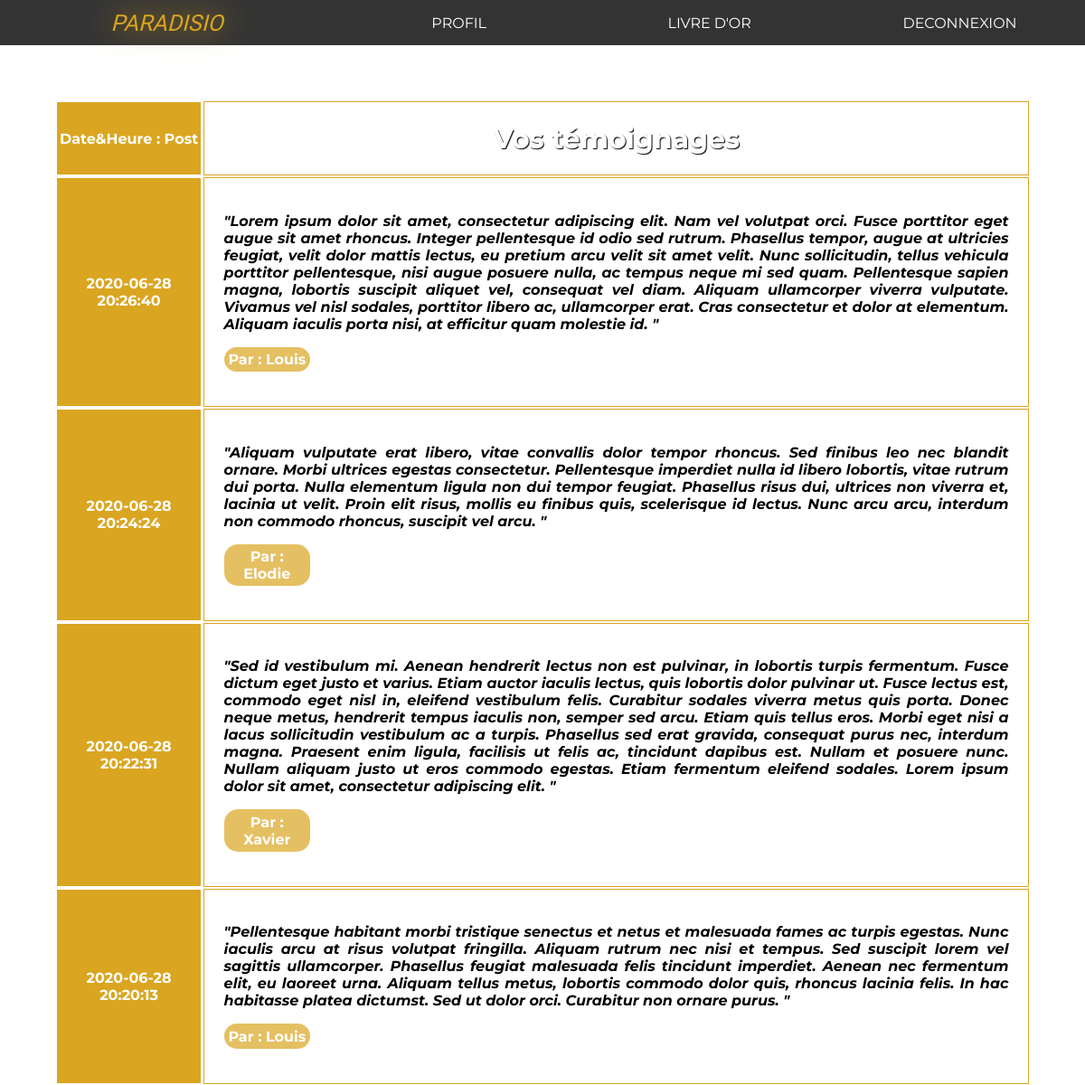
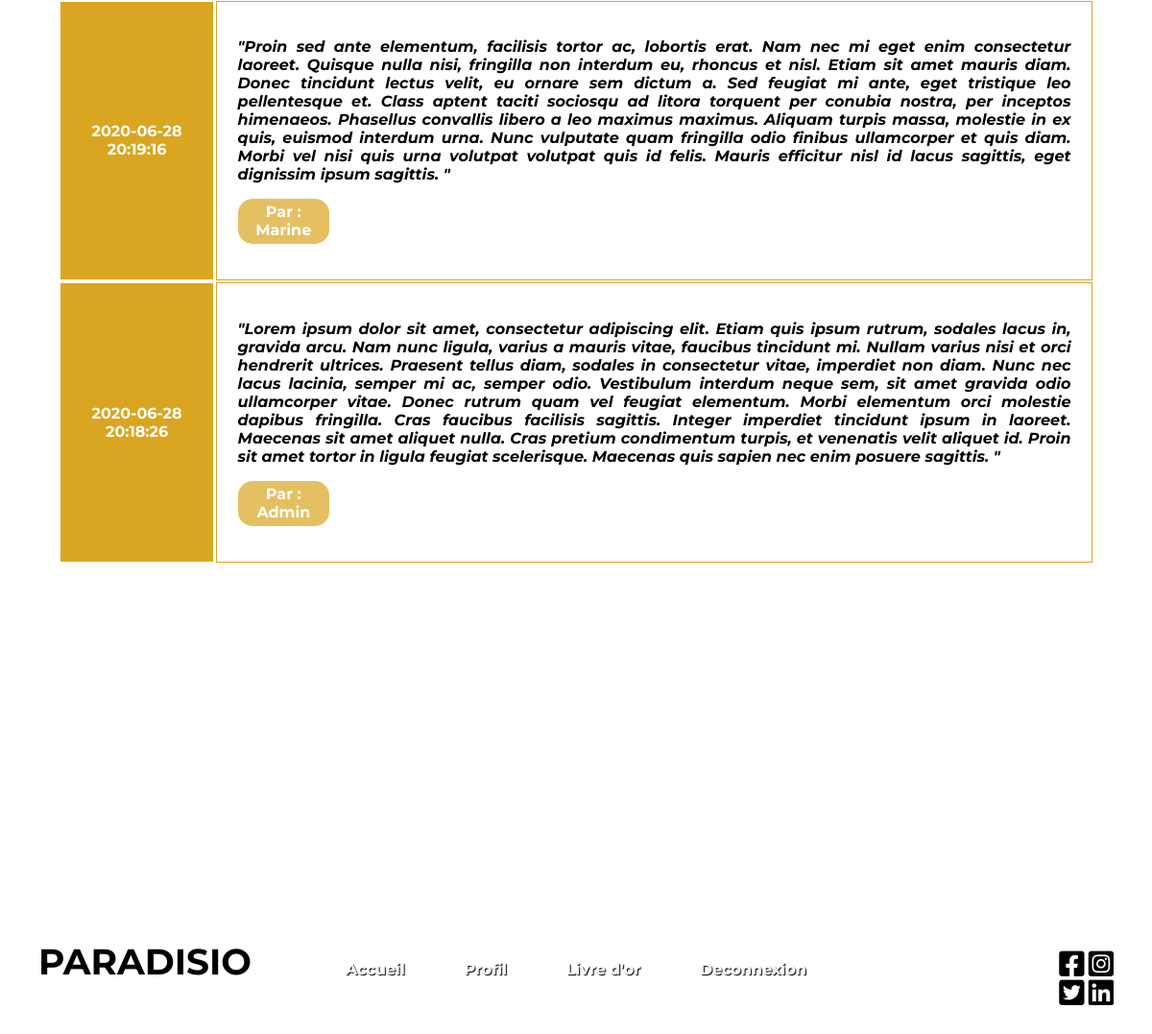
Page /livre-or.php (signed in) on the committed database (2 pictures, top to bottom).
### tables this page shows
CREATE TABLE IF NOT EXISTS `commentaires` (
  `id` int(11) NOT NULL AUTO_INCREMENT,
  `commentaire` text NOT NULL,
  `id_utilisateur` int(11) NOT NULL,
  `date` datetime NOT NULL,
  PRIMARY KEY (`id`)
);

CREATE TABLE IF NOT EXISTS `utilisateurs` (
  `id` int(11) NOT NULL AUTO_INCREMENT,
  `login` varchar(255) NOT NULL,
  `password` varchar(255) NOT NULL,
  PRIMARY KEY (`id`)
);

### livre-or.php (the view, shortened to what this page needs)
<!DOCTYPE html>
<html lang="fr" dir="ltr">
    <head>
        <link rel="stylesheet" type="text/css" href="css/style.css">
        <link rel="stylesheet" href="fontawesome/all.css">
    </head>
    <body class="body-livreor">
        <header>
            <?php include("includes/header.php")?>
        </header>
        <main class="content main-livreor">
            <?php
                if(isset($_SESSION['login'])){
                    $db=mysqli_connect('localhost','root','','livreor');
                    $requete="SELECT date,commentaire,login FROM commentaires, utilisateurs WHERE  commentaires.id_utilisateur = utilisateurs.id ORDER BY date DESC";
                    $execution=mysqli_query($db,$requete);
                    $recuperation=mysqli_fetch_all($execution);
                }else{header('location:connexion.php');}
            ?>
            <section class="commentaire">
                <table>
                    <thead>
                        <tr>
                            <th class="date">Date&Heure : Post</th>
                            <th class="message">Vos témoignages</th>
                        </tr>
                    </thead>
                    <tbody>
                        <?php foreach($recuperation as $commentaire){?>
                        <tr>
                            <td class="date"><?php echo $commentaire[0] ?></td>
                            <td class="message"><?php echo '<p class="main-message">"'.$commentaire[1].' "</p><p class="signature"> Par : '.$commentaire[2].'</p>' ?></td>
                        </tr><?php } ?>
                    </tbody>
                </table>
            </section>
        </main>
        <footer>
            <?php include("includes/footer.php")?>
        </footer>
    </body>
</html>

### includes/header.php (shortened to what this page needs)
<?php
    if(isset($_SESSION['login'])){
        echo "
        <nav class='navbar'>
            <div class='logo'><a href='index.php' class='logo'>PARADISIO</a></div>
            <div class='categorie1'><a href='profil.php'>PROFIL</a></div>
            <div class='categorie1'><a href='livre-or.php'>LIVRE D'OR</a></div>
            <div class='categorie1'><a href='deconnexion.php'>DECONNEXION</a></div>
        </nav>
        ";
    }
?>

### includes/footer.php (shortened to what this page needs)
<section class="footer">
    <div class="logo">
        <h1>PARADISIO</h1>
    </div>
    <div class="menu">
        <?php
                if(isset($_SESSION['login'])){
                echo"
                        <a href='index.php'>Accueil</a>
                        <a href='profil.php'>Profil</a>
                        <a href='livre-or.php'>Livre d'or</a>
                        <a href='deconnexion.php'>Deconnexion</a>
                ";
                }else{
                    echo"
                        <a href='index.php'>Accueil</a>
                        <a href='connexion.php'>Connexion</a>
                        <a href='inscription.php'>Inscription</a>
                    ";
                }
            ?>
    </div>
    <div class="RS">
        <div>
            <a href="https://www.facebook.com"><i class="fab fa-facebook-square"></i></a>
            <a href="https://www.instagram.com"><i class="fab fa-instagram-square"></i></a>
        </div>
        <div>
            <a href="https://www.twitter.com"><i class="fab fa-twitter-square"></i></a>
            <a href="https://www.linkedin.com"><i class="fab fa-linkedin"></i></a>
        </div>
    </div>
</section>

### css/style.css (style rules this page uses)
:root { --dark: #1A1A1A; --light: #EBEBEB; --gold: #DAA520; --soft-gold: #F5DA95; --dark-gold: #CE8025; }
.content { max-width: 1400px; margin: 0 auto; height: 100%; }
html, body { margin: 0; padding: 0; font-family: 'Montserrat', sans-serif; }
main { margin: 0 auto; }
a { text-decoration: none; color: inherit; }
.navbar { display: flex; flex-direction: row; justify-content: space-around; height:50px; background-color:rgba(0,0,0,0.8); color:white; }
.categorie1 { width:25%; }
.categorie2,.logo { width:33.33%; }
.categorie1,.categorie2,.logo { display: flex; align-items: center; justify-content:center; height:100%; }
nav .logo { font-family: 'Caveat Brush', cursive; font-style:italic; font-size:25px; }
.footer { display:flex; justify-content: space-around; align-items: baseline; align-content: center; padding-bottom:3%; }
.footer .logo { display: flex; justify-content: flex-start; width:20%; font-size:25px; }
.footer .menu { display: flex; justify-content: space-between; font-weight: bold; width:40%; height:100%; color:white; text-shadow:1px 1px 1px black; }
.footer .RS { display: flex; flex-direction: column; align-items: flex-end; width:20%; }
.footer .RS i { font-size:30px; }
.body-livreor { background:url(https://dty8d8u6se0an.cloudfront.net/media/image/thumbnail/431071-A_Helene_1440x1100.jpg) center fixed; background-size:contain; }
.commentaire { margin-top:5%; margin-bottom:30%; margin-right:5%; margin-left:5%; }
.commentaire table { width:100%; }
.commentaire th { text-align: center; }
.commentaire th,.commentaire td { border:1px solid #DAA520; }
th.date, td.date { background-color:#DAA520; color:white; border:1px solid white; }
th.message { color:white; background-color:rgba(255,255,255,0.6); font-size:30px; text-shadow:1px 1px 1px black; }
.date { width:15%; text-align: center; color:white; font-weight: bold; background-color:#DAA520; border:1px solid white; }
.message { text-align: justify; padding:2%; background-color:rgba(255,255,255,0.6); }
.main-message { font-style: italic; font-weight:bold; }
.signature { color:white; font-weight: bold; background-color:rgba(218,165,32,0.7); border-radius:15px; padding:0.5%; width:10%; text-align: center; }

### rows in the picture
commentaires: date "2020-06-28 20:26:40", commentaire "Lorem ipsum dolor sit amet, consectetur adipiscing elit. Nam vel volutpat orci. Fusce porttitor eget augue sit amet rhoncus. Integer pellentesque id odio sed rutrum. Phasellus tempor, augue at ultricies feugiat, velit dolor mattis lectus, eu pretium arcu velit sit amet velit. Nunc sollicitudin, tellus vehicula porttitor pellentesque, nisi augue posuere nulla, ac tempus neque mi sed quam. Pellentesque sapien magna, lobortis suscipit aliquet vel, consequat vel diam. Aliquam ullamcorper viverra vulputate. Vivamus vel nisl sodales, porttitor libero ac, ullamcorper erat. Cras consectetur et dolor at elementum. Aliquam iaculis porta nisi, at efficitur quam molestie id.", id_utilisateur.login "Louis"
commentaires: date "2020-06-28 20:24:24", commentaire "Aliquam vulputate erat libero, vitae convallis dolor tempor rhoncus. Sed finibus leo nec blandit ornare. Morbi ultrices egestas consectetur. Pellentesque imperdiet nulla id libero lobortis, vitae rutrum dui porta. Nulla elementum ligula non dui tempor feugiat. Phasellus risus dui, ultrices non viverra et, lacinia ut velit. Proin elit risus, mollis eu finibus quis, scelerisque id lectus. Nunc arcu arcu, interdum non commodo rhoncus, suscipit vel arcu.", id_utilisateur.login "Elodie"
commentaires: date "2020-06-28 20:22:31", commentaire "Sed id vestibulum mi. Aenean hendrerit lectus non est pulvinar, in lobortis turpis fermentum. Fusce dictum eget justo et varius. Etiam auctor iaculis lectus, quis lobortis dolor pulvinar ut. Fusce lectus est, commodo eget nisl in, eleifend vestibulum felis. Curabitur sodales viverra metus quis porta. Donec neque metus, hendrerit tempus iaculis non, semper sed arcu. Etiam quis tellus eros. Morbi eget nisi a lacus sollicitudin vestibulum ac a turpis. Phasellus sed erat gravida, consequat purus nec, interdum magna. Praesent enim ligula, facilisis ut felis ac, tincidunt dapibus est. Nullam et posuere nunc. Nullam aliquam justo ut eros commodo egestas. Etiam fermentum eleifend sodales. Lorem…", id_utilisateur.login "Xavier"
commentaires: date "2020-06-28 20:20:13", commentaire "Pellentesque habitant morbi tristique senectus et netus et malesuada fames ac turpis egestas. Nunc iaculis arcu at risus volutpat fringilla. Aliquam rutrum nec nisi et tempus. Sed suscipit lorem vel sagittis ullamcorper. Phasellus feugiat malesuada felis tincidunt imperdiet. Aenean nec fermentum elit, eu laoreet urna. Aliquam tellus metus, lobortis commodo dolor quis, rhoncus lacinia felis. In hac habitasse platea dictumst. Sed ut dolor orci. Curabitur non ornare purus.", id_utilisateur.login "Louis"
commentaires: date "2020-06-28 20:19:16", commentaire "Proin sed ante elementum, facilisis tortor ac, lobortis erat. Nam nec mi eget enim consectetur laoreet. Quisque nulla nisi, fringilla non interdum eu, rhoncus et nisl. Etiam sit amet mauris diam. Donec tincidunt lectus velit, eu ornare sem dictum a. Sed feugiat mi ante, eget tristique leo pellentesque et. Class aptent taciti sociosqu ad litora torquent per conubia nostra, per inceptos himenaeos. Phasellus convallis libero a leo maximus maximus. Aliquam turpis massa, molestie in ex quis, euismod interdum urna. Nunc vulputate quam fringilla odio finibus ullamcorper et quis diam. Morbi vel nisi quis urna volutpat volutpat quis id felis. Mauris efficitur nisl id lacus sagittis, eget dignissim…", id_utilisateur.login "Marine"
commentaires: date "2020-06-28 20:18:26", commentaire "Lorem ipsum dolor sit amet, consectetur adipiscing elit. Etiam quis ipsum rutrum, sodales lacus in, gravida arcu. Nam nunc ligula, varius a mauris vitae, faucibus tincidunt mi. Nullam varius nisi et orci hendrerit ultrices. Praesent tellus diam, sodales in consectetur vitae, imperdiet non diam. Nunc nec lacus lacinia, semper mi ac, semper odio. Vestibulum interdum neque sem, sit amet gravida odio ullamcorper vitae. Donec rutrum quam vel feugiat elementum. Morbi elementum orci molestie dapibus fringilla. Cras faucibus facilisis sagittis. Integer imperdiet tincidunt ipsum in laoreet. Maecenas sit amet aliquet nulla. Cras pretium condimentum turpis, et venenatis velit aliquet id. Proin sit…", id_utilisateur.login "Admin"
